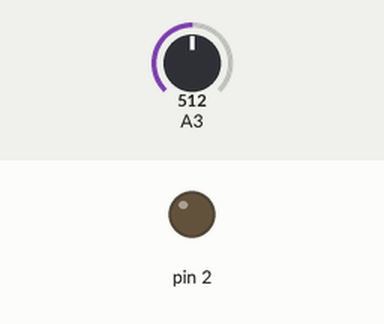
A sketch run on a simulated Arduino Uno, built with avr-gcc and run on an emulated ATmega328P. On the bench: output pins drawn as LEDs (lit = HIGH). Inputs (shaded band) come from the test bench; at power-on: A3 = 512.

Above: at 1.8 s.
1.9 s: A3 set to 347
3.4 s: A3 set to 320
At 4.6 s:
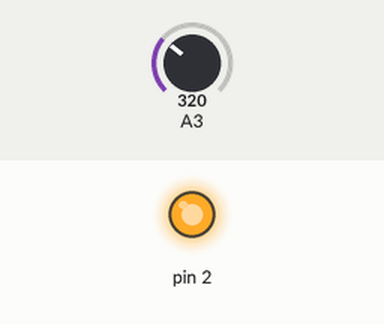
5.5 s: A3 set to 365
7.2 s: A3 set to 391
At 8.9 s:
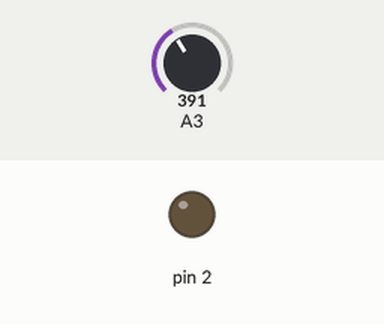
9.5 s: A3 set to 306
At 10.4 s:
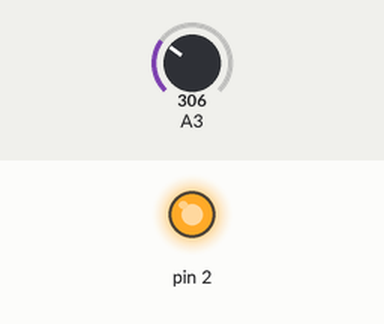
Timing chart, 0 to 12.5 s (numbered marks = the images above; inputs shaded):
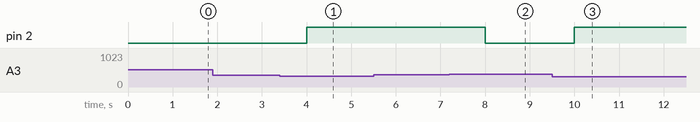

The sketch:

watering.ino
```cpp
#define SENSPIN PB3
#define RELAY PB2
#define GERK PB1
#define LMOIST 380
#define HMOIST 330

void setup() {
  //Serial.begin(9600);
  pinMode(RELAY, OUTPUT);
  pinMode(SENSPIN, INPUT);
  digitalWrite(RELAY, HIGH);
}

void loop() {
  int moisture = analogRead(SENSPIN);
  //Serial.println(moisture);

  if (moisture >= LMOIST) {
    digitalWrite(RELAY, LOW);
  } else if (moisture <= HMOIST) {
    digitalWrite(RELAY, HIGH);
  }

  delay(1000);
}
```

Measured:
- the behaviour switches between 331 and 330 on A3 (found by bisection; images 0 and 1)
- the behaviour switches between 379 and 380 on A3 (found by bisection; images 1 and 2)
- after the input at 1.9 s, every drawn part: stays the same
- after the input at 3.4 s, pin 2: LOW → HIGH after 0.60 s
- after the input at 5.5 s, every drawn part: stays the same
- after the input at 7.2 s, pin 2: HIGH → LOW after 0.80 s
- after the input at 9.5 s, pin 2: LOW → HIGH after 0.50 s
